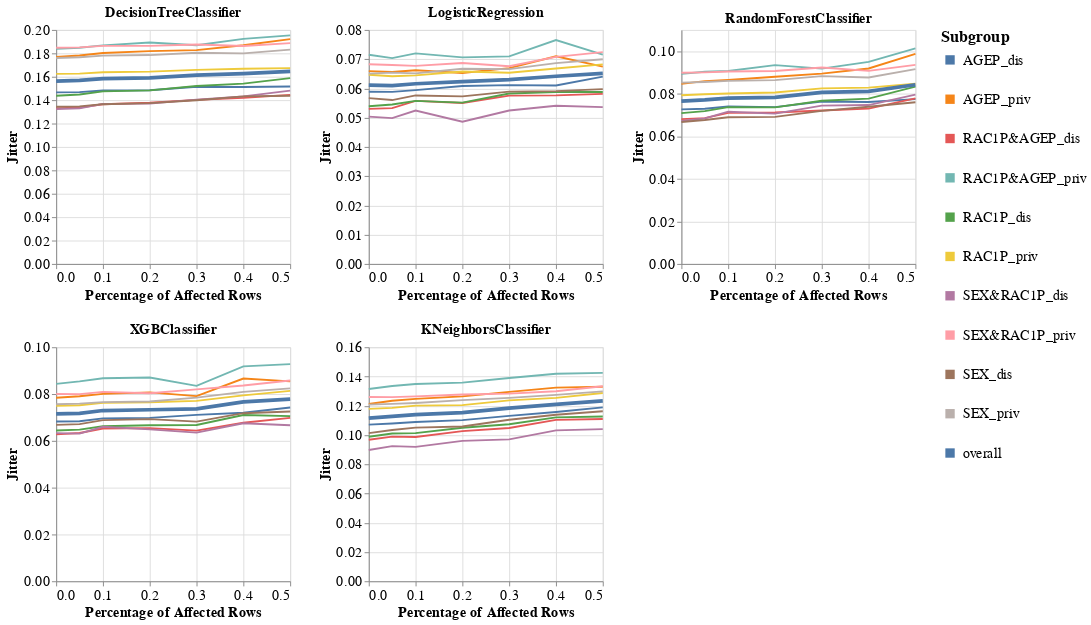

Here is the notebook cell this chart was saved with:
### Markdown cell above
### Specific subgroup metric per dataset and multiple models

### Code cell
visualizer.create_subgroups_grid_pct_lines_per_model_plot(subgroup_metric='Jitter',
                                                          target_preprocessing_technique=PREPROCESSING_TECHNIQUES[0],
                                                          model_names=MODEL_NAMES)
